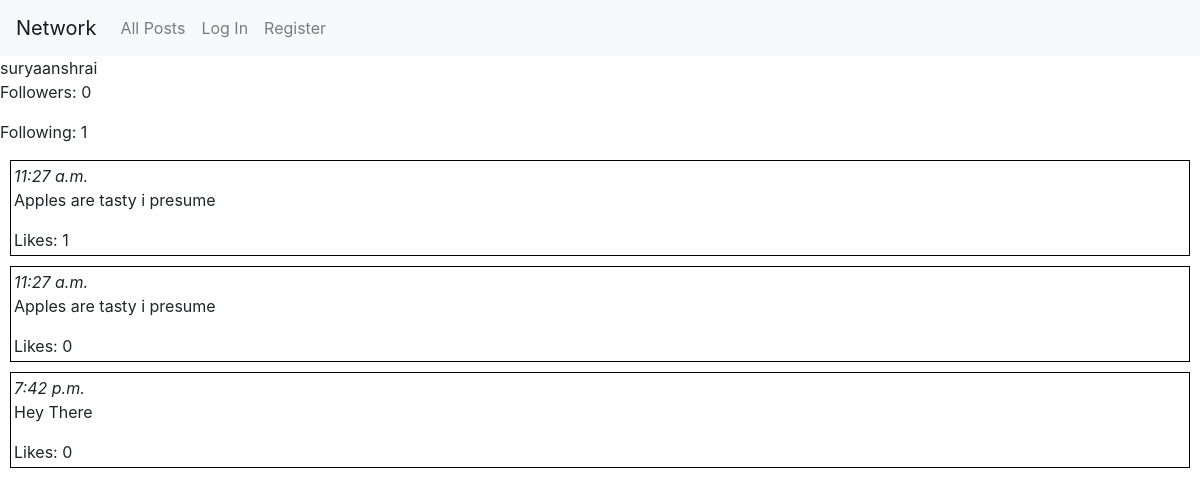
The page /user/suryaanshrai on the database its author committed.
### network/models.py (models this page shows, shortened)
class User(AbstractUser):
    pass

class Posts(models.Model):
    poster = models.ForeignKey(User, on_delete=models.CASCADE, related_name="posts")
    content = models.TextField(max_length=256)
    time = models.TimeField(default=datetime.now())

### network/views.py (the view)
# urls.py: path("user/<str:username>", views.userpage, name="userpage")
def userpage(request, username):
    user = User.objects.get(username=username)
    allposts = list(Posts.objects.filter(poster=user).values())
    for post in allposts:
        post['likecount']=len(Like.objects.filter(post_id=post['id']))
        liked=[1]
        if len(liked) == 0:
            post['liked'] = False
        else:
            post['liked'] = True
    follower = len(user.followers.all())
    following = len(user.following.all())
    return render(request, "network/userpage.html", {
        "username":username,
        "posts":allposts,
        "followers":follower,
        "following": following
    })

### network/templates/network/userpage.html (shortened to what this page needs)
{% extends "network/layout.html" %}
{% load static %}
{% block body %}
    <div>
        {{username}}
    </div>
    <div>
        <p>Followers: {{followers}}</p> <p>Following: {{following}}</p>
    </div>
    <div>
        {% for post in posts %}
        <div class="post">
            <i>{{post.time}}</i>
            <p>{{post.content}} </p>
            Likes: {{post.likecount}}
        </div>
        {% endfor %}
    </div>
{% endblock %}

### network/templates/network/layout.html (shortened to what this page needs)
{% load static %}
<!DOCTYPE html>
<html lang="en">
    <head>
        <link rel="stylesheet" href="https://stackpath.bootstrapcdn.com/bootstrap/4.4.1/css/bootstrap.min.css">
        <link href="{% static 'network/styles.css' %}" rel="stylesheet">
    </head>
    <body>
        <nav class="navbar navbar-expand-lg navbar-light bg-light">
            <a class="navbar-brand" href="#">Network</a>
            <div>
              <ul class="navbar-nav mr-auto">
                <li class="nav-item">
                  <a class="nav-link" id="AllPostsButton" href="{% url 'index' %}">All Posts</a>
                </li>
                {% if user.is_authenticated %}
                    <li class="nav-item">
                        <a class="nav-link" href="#">Following</a>
                    </li>
                    <li class="nav-item">
                        <a class="nav-link" href="{% url 'logout' %}">Log Out</a>
                    </li>
                {% else %}
                    <li class="nav-item">
                        <a class="nav-link" href="{% url 'login' %}">Log In</a>
                    </li>
                    <li class="nav-item">
                        <a class="nav-link" href="{% url 'register' %}">Register</a>
                    </li>
                {% endif %}
              </ul>
            </div>
          </nav>
        <div class="body">
            {% block body %}
            {% endblock %}
        </div>
    </body>
</html>

### network/static/network/styles.css (style rules this page uses)
.post { border:1px solid black; margin:10px; padding:3px; }

### rows shown on the page
User: username "suryaanshrai"
Posts: time "11:27 a.m.", content "Apples are tasty i presume", likecount "1"
Posts: time "11:27 a.m.", content "Apples are tasty i presume", likecount "0"
Posts: time "7:42 p.m.", content "Hey There", likecount "0"

### other values the page prints
{{ followers }} "0"
{{ following }} "1"
